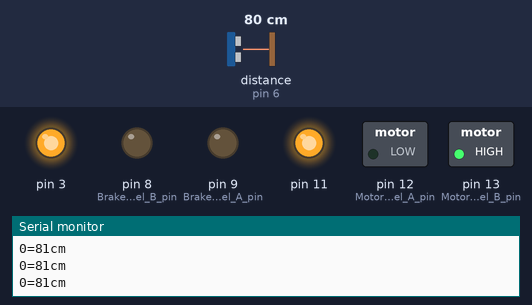
The sketch below on a simulated Arduino Uno, built with avr-gcc and run on an emulated ATmega328P. On the bench: switched loads named in the sketch (green lamp = pin HIGH), output pins drawn as LEDs (lit = HIGH), the last lines printed to the serial monitor. Inputs (shaded band) come from the test bench; at power-on: distance to the obstacle (sensor on pin 6) 80 cm. The echo pulse lasts 58.3 µs per cm.

Above: at 1.3 s.
1.4 s: distance to the obstacle (sensor on pin 6) set to 22 cm
2.9 s: distance to the obstacle (sensor on pin 6) set to 17 cm
At 3.4 s:
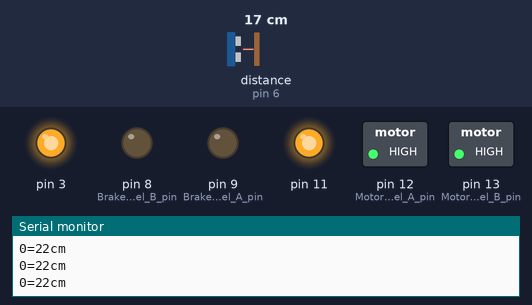
5.9 s: distance to the obstacle (sensor on pin 6) set to 35 cm
At 6.7 s:
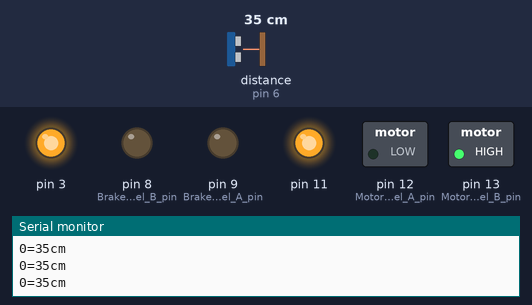
7.5 s: distance to the obstacle (sensor on pin 6) set to 2 cm
At 7.9 s:
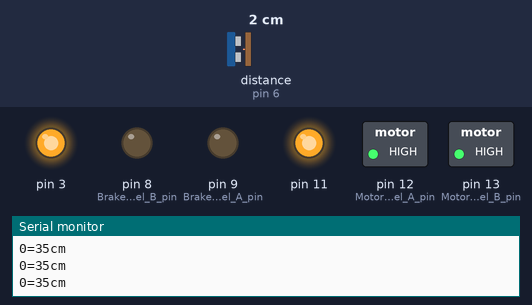
Timing chart, 0 to 10.5 s (numbered marks = the images above; inputs shaded):
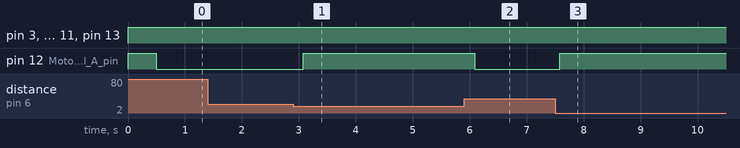

The sketch:

Robot_Build.ino
```cpp
#include <NewPing.h>

#define SONAR_NUM     1 // No of sensors - change this if you want to add more sensors.
#define MAX_DISTANCE 500 // Maxi distance (in cm) to ping
#define PING_INTERVAL 250 // Ms ping-ping

unsigned long pingTimer[SONAR_NUM];
unsigned int cm[SONAR_NUM];
uint8_t currentSensor = 0;

NewPing sonar[SONAR_NUM] = {
  NewPing(7, 6, MAX_DISTANCE), // Trigger pin, echo pin, and max. Copy & paste this line (changing trig & echo pins) for each sensor you physically use.
};

void setup() {
  Serial.begin(9600);
  pingTimer[0] = millis() + 75;
  for (uint8_t i = 1; i < SONAR_NUM; i++) // Set the start time for each sensor
    pingTimer[i] = pingTimer[i - 1] + PING_INTERVAL;

  //Setup Channel A & B
  pinMode(12, OUTPUT); //Motor Channel A pin
  pinMode(9, OUTPUT); //Brake Channel A pin
  pinMode(13, OUTPUT); //Motor Channel B pin
  pinMode(8, OUTPUT); //Brake Channel B pin
}

void loop() {
  for (uint8_t i = 0; i < SONAR_NUM; i++) { // Loop through all sensors
    if (millis() >= pingTimer[i]) {         // Check each sensor for time to ping
      pingTimer[i] += PING_INTERVAL * SONAR_NUM;  // Set time for next ping.
      if (i == 0 && currentSensor == SONAR_NUM - 1) oneSensorCycle();
      sonar[currentSensor].timer_stop();
      currentSensor = i;
      cm[currentSensor] = MAX_DISTANCE;
      sonar[currentSensor].ping_timer(echoCheck);
    }
  }
//    for (uint8_t i = 0; i < SONAR_NUM; i++) { // Loop through all the sensors.

       if (cm[0] < 20)  // something seen by right US
       {
          turn_right();
       }

//       else if(cm[1]< 20) // something seen by left US. If adding a 2nd sensor, this code can be used to call a different reaction.
//       {
//          turn_left(); // turn left
//       }

       else; // if there's nothing in front of us
       {
          forward(); // drive forward
       }

}

void echoCheck() {
  if (sonar[currentSensor].check_timer())
    cm[currentSensor] = sonar[currentSensor].ping_result / US_ROUNDTRIP_CM;
}

void oneSensorCycle() {
  for (uint8_t i = 0; i < SONAR_NUM; i++) {
    Serial.print(i);
    Serial.print("=");
    Serial.print(cm[i]);
    Serial.print("cm ");
  }
  Serial.println();
}
void forward()
{
  //forward @ full speed
  digitalWrite(12, LOW);  //Setting direction of Channel A
  digitalWrite(9, LOW);   //Disengage the Brake for Channel A
  analogWrite(3, 255);    //Spins the motor on Channel A at full speed
  digitalWrite(13, HIGH); //Setting direction of Channel B
  digitalWrite(8, LOW);   //Disengage the Brake for Channel B
  analogWrite(11, 255);   //Spins the motor on Channel B at full speed
}
//void turn_left()
//{
  //turn left
//  digitalWrite(12, LOW);  //Setting direction of Channel A
//  digitalWrite(9, LOW);   //Disengage the Brake for Channel A
//  analogWrite(3, 255);    //Spins the motor on Channel A at low speed
//  digitalWrite(13, LOW);  //Setting direction of Channel B
//  digitalWrite(8, LOW);   //Disengage the Brake for Channel B
//  analogWrite(11, 255);   //Spins the motor on Channel B at full speed
//  delay(500);
//}
void turn_right()
{
  //turn right
  digitalWrite(12, HIGH); //Setting direction of Channel A
  digitalWrite(9, LOW);   //Disengage the Brake for Channel A
  analogWrite(3, 255);    //Spins the motor on Channel A at full speed
  digitalWrite(13, HIGH); //Setting  direction of Channel B
  digitalWrite(8, LOW);   //Disengage the Brake for Channel B
  analogWrite(11, 255);   //Spins the motor on Channel B at low speed
  delay(500);
}
```

Measured:
- the behaviour switches between 20 and 19 cm on distance to the obstacle (sensor on pin 6) (found by bisection; images 0 and 1)
- after the input at 2.9 s, pin 12 (Motor_Channel_A_pin): LOW → HIGH after 0.18 s
- after the input at 5.9 s, pin 12 (Motor_Channel_A_pin): HIGH → LOW after 0.19 s
- after the input at 7.5 s, pin 12 (Motor_Channel_A_pin): LOW → HIGH after 0.08 s
